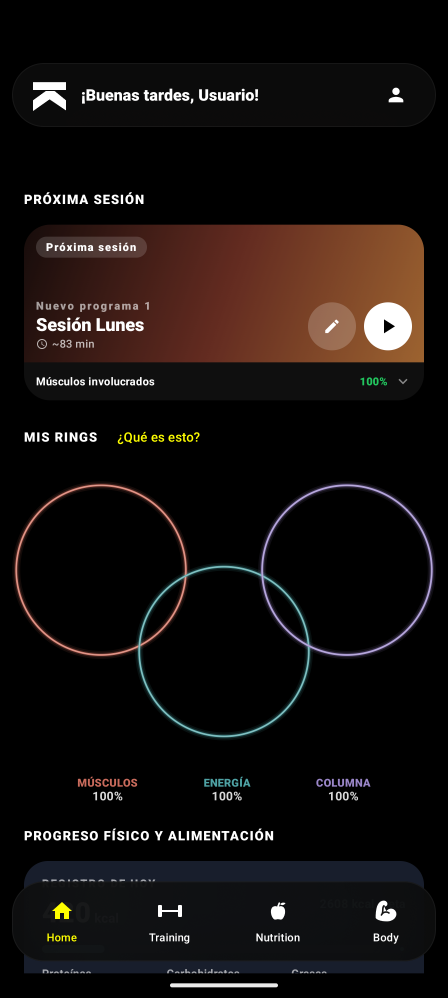
#> input picture artifacts/session-user-test/00-current.png, 1344 x 2992 px, given in place of wz_01_experiencia.png, which was not available (shown at 1/3 size)
$ python instancia.py ../../../artifacts/session-user-test ../../../artifacts/session-user-test/02-ring-adjust.png
#> lines starting #> are read from the running program, lines starting #| are printed output that depends on the picture
# Instancia «Nuevo programa» sobre capturas REALES del asistente: repinta la etiqueta de la cabecera, la fila plegada de datos
# conocidos y compone el cierre «Listo para empezar» con piezas reales (cabecera, filas de opción, botón).
import os, sys
import numpy as np
from PIL import Image, ImageDraw, ImageFont

BASE = sys.argv[1]  # docs/design/registros-v1
FONTS = sys.argv[2]  # android-native/app/src/main/res/font
REAL = os.path.join(BASE, 'real')
OUT = os.path.join(BASE, 'real-web')
INK = (242, 238, 230)
PILL = (18, 18, 18)
GREY = (150, 146, 140)

def f(name, size):
    return ImageFont.truetype(os.path.join(FONTS, name), size)

def spaced(d, xy, text, font, fill, track=0):
    x, y = xy
    for ch in text:
        d.text((x, y), ch, font=font, fill=fill)
        x += d.textlength(ch, font=font) + track
    return x

def spaced_len(d, text, font, track=0):
    return sum(d.textlength(ch, font=font) + track for ch in text) - track

def cols(a, y0, y1, x0, x1, th=300):
    br = a[y0:y1, x0:x1].sum(2)
    return [x0 + x for x in range(x1 - x0) if (br[:, x] > th).any()]

def relabel(im, word='NUEVO PROGRAMA'):
    """Sustituye «ENTRENO» por `word` conservando el icono y el contador «· n/m»."""
    a = np.asarray(im).astype(int)
    c = cols(a, 60, 104, 330, 900)
    groups, start, prev = [], c[0], c[0]
    for x in c[1:]:
        if x - prev > 14:
            groups.append((start, prev)); start = x
        prev = x
    groups.append((start, prev))
    icon, dot_start, end = groups[0], None, groups[-1][1]
    # el punto medio es el grupo estrecho tras la palabra
    for g in groups[2:]:
        if g[1] - g[0] < 14:
            dot_start = g[0]; break
    icon_img = im.crop((icon[0] - 2, 56, icon[1] + 3, 106))
    tail = im.crop((dot_start - 2, 56, end + 3, 106))
    d = ImageDraw.Draw(im)
    d.rectangle((icon[0] - 6, 56, end + 8, 106), fill=PILL)
    font = f('wizard_body_semibold.ttf', 36)
    gap1, gap2 = 26, 20
    wlen = spaced_len(d, word, font, 4)
    total = icon_img.width + gap1 + wlen + gap2 + tail.width
    x = round(589 - total / 2)
    im.paste(icon_img, (x, 56)); x += icon_img.width + gap1
    spaced(d, (x, 63), word, font, INK, 4)
    x += wlen + gap2
    im.paste(tail, (round(x), 56))
    return im

def fold_row(im, y0, y1, label, value):
    """Repinta el texto de una fila plegada (check y lápiz reales se quedan)."""
    d = ImageDraw.Draw(im)
    d.rectangle((170, y0 - 6, 1040, y1 + 8), fill=(0, 0, 0))
    d.text((180, y0 - 4), label, font=f('wizard_body_regular.ttf', 34), fill=GREY)
    d.text((180, y0 + 36), value, font=f('wizard_body_semibold.ttf', 42), fill=INK)
    return im

def save(im, name):
    im = im.convert('RGB')
    w = 393
    im.resize((w, round(im.height * w / im.width)), Image.LANCZOS).save(os.path.join(OUT, name + '.jpg'), quality=84, optimize=True)

def load(n):
#> called with n = 'wz_01_experiencia'
    return Image.open(os.path.join(REAL, n + '.png')).convert('RGB')

# 1) Pasos del asistente en la instancia «Nuevo programa».
steps = ['wz_01_experiencia', 'wz_02_lugar', 'wz_03_material', 'wz_04_objetivo', 'wz_05_compites', 'wz_06_energia', 'wz_07_dias',
         'wz_08_tiempo', 'wz_08b_tecnica', 'wz_08c_constancia', 'wz_08d_fuerza', 'wz_08e_movilidad', 'wz_09_musculos', 'wz_10_marcas',
         'wz_11_plan_propuestas', 'wz_12_semana']
for s in steps:
    im = load(s)
    a = np.asarray(im).astype(int)
    if (a[60:104, 330:900].sum(2) > 500).any() and (abs(a[70, 360] - PILL).sum() < 10):
        im = relabel(im)
    if s == 'wz_01_experiencia':
        im = fold_row(im, 251, 336, 'Lo que ya sabemos', 'Matías · 34 años · 1,78 m · 80,4 kg')
    save(im, 'ni_' + s[3:])
#> in save, `im.resize((w, round(im.height * w / im.width)), Image.LANCZOS).save(os..`:
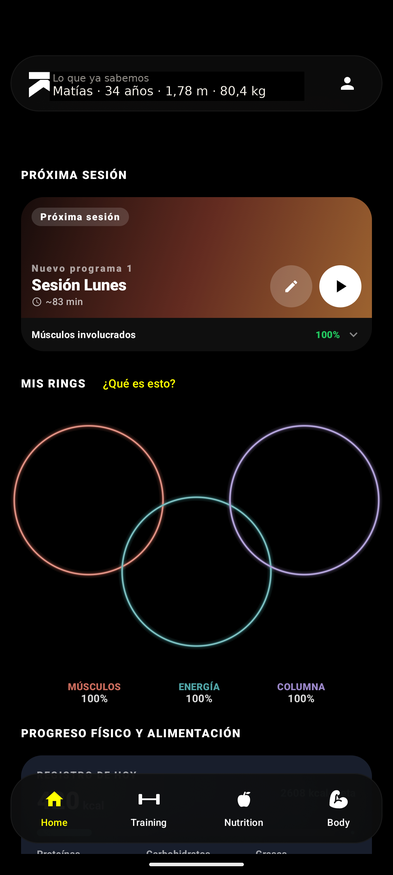
#> saved as ni_01_experiencia.jpg: PIL image 393x875 RGB; mean R, G, B 20.9, 15.8, 14.3
#> pass 2 of the loop `for s in steps:`:
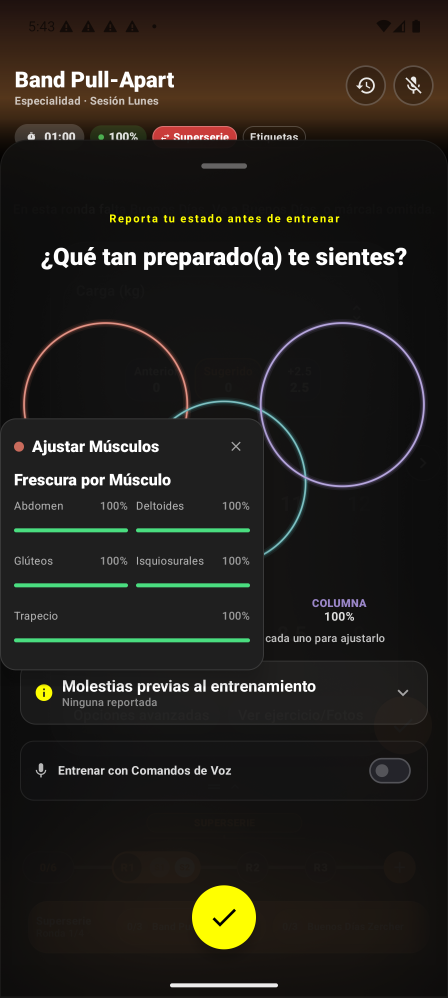
#> input picture artifacts/session-user-test/02-ring-adjust.png, 1344 x 2992 px, given in place of wz_02_lugar.png, which was not available (shown at 1/3 size)
#> in save (call 2), `im.resize((w, round(im.height * w / im.width)), Image.LANCZOS).save(os..`:
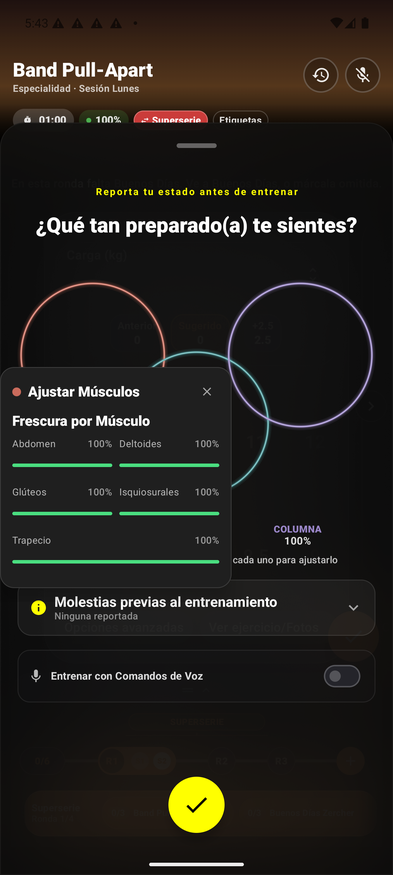
#> saved as ni_02_lugar.jpg: PIL image 393x875 RGB; mean R, G, B 35.4, 32.2, 26.9
#> (the run stopped early here; a loop or call above may not have finished)
